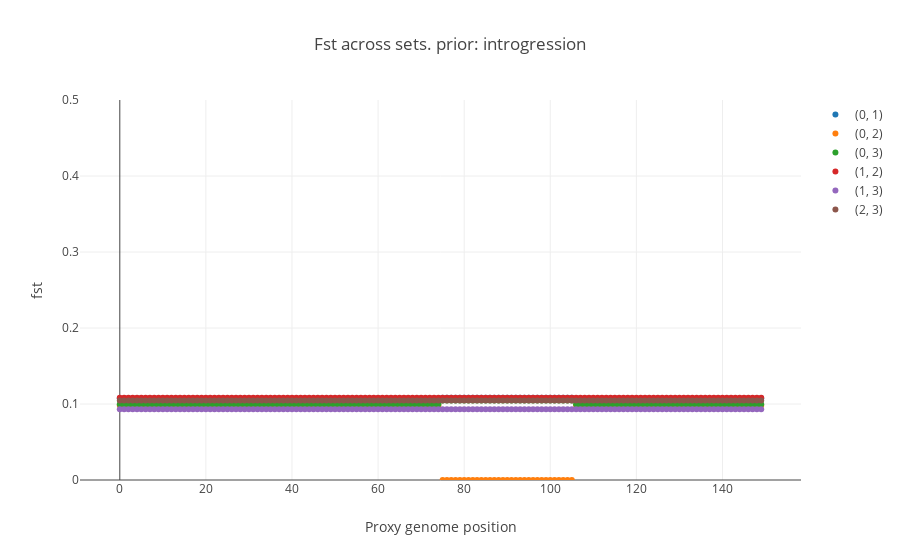

The notebook cell saved with this chart:
### Markdown cell above
**Local structure** Chose a pattern of local genetic structure from among those available.

### Code cell
from synth_tools.Generate_samples import Check_Path, plot_GenFst, return_fsts2

## Select struct prior function and kwargs
prior_func= introgression_prior

prior_kwargs= {
    'region': [.5,.7],
    'target': [0,2]
}


fig, Pops, prior= Check_Path(Npops,vector_lib,prior_func,prior_kwargs,Pops= [],random= True,n_comp= L,range_diff= range_diff,steps= steps)

iplot(fig)

### Figure 1 — Plotly figure (JSON) as saved in the notebook; plotly's stock layout.template omitted (floating-point values rounded to 4 significant figures; data arrays with more than 128 entries replaced by an {"elided": "..."} marker saying what was removed)
{"data": [{"mode": "markers", "name": "(0, 1)", "type": "scatter", "uid": "2200eacf-96bd-4549-b913-1bf6fe005d57", "x": {"elided": "150 int values"}, "y": {"elided": "150 float values"}}, {"mode": "markers", "name": "(0, 2)", "type": "scatter", "uid": "817dd58c-a287-4e3c-85b6-42f4219a7f74", "x": {"elided": "150 int values"}, "y": {"elided": "150 float values"}}, {"mode": "markers", "name": "(0, 3)", "type": "scatter", "uid": "4c87e04d-e16e-4876-857d-f4299eea747f", "x": {"elided": "150 int values"}, "y": {"elided": "150 float values"}}, {"mode": "markers", "name": "(1, 2)", "type": "scatter", "uid": "f48fe891-adf2-4cff-be88-ee2ed2ca62f4", "x": {"elided": "150 int values"}, "y": {"elided": "150 float values"}}, {"mode": "markers", "name": "(1, 3)", "type": "scatter", "uid": "d93923a8-3500-4f38-a2e7-ae55827ef065", "x": {"elided": "150 int values"}, "y": {"elided": "150 float values"}}, {"mode": "markers", "name": "(2, 3)", "type": "scatter", "uid": "35c3293d-bf50-4b6a-8821-a0083cc97c4d", "x": {"elided": "150 int values"}, "y": {"elided": "150 float values"}}], "layout": {"title": "Fst across sets. prior: introgression", "xaxis": {"title": "Proxy genome position"}, "yaxis": {"range": [0, 0.5], "title": "fst"}}}
